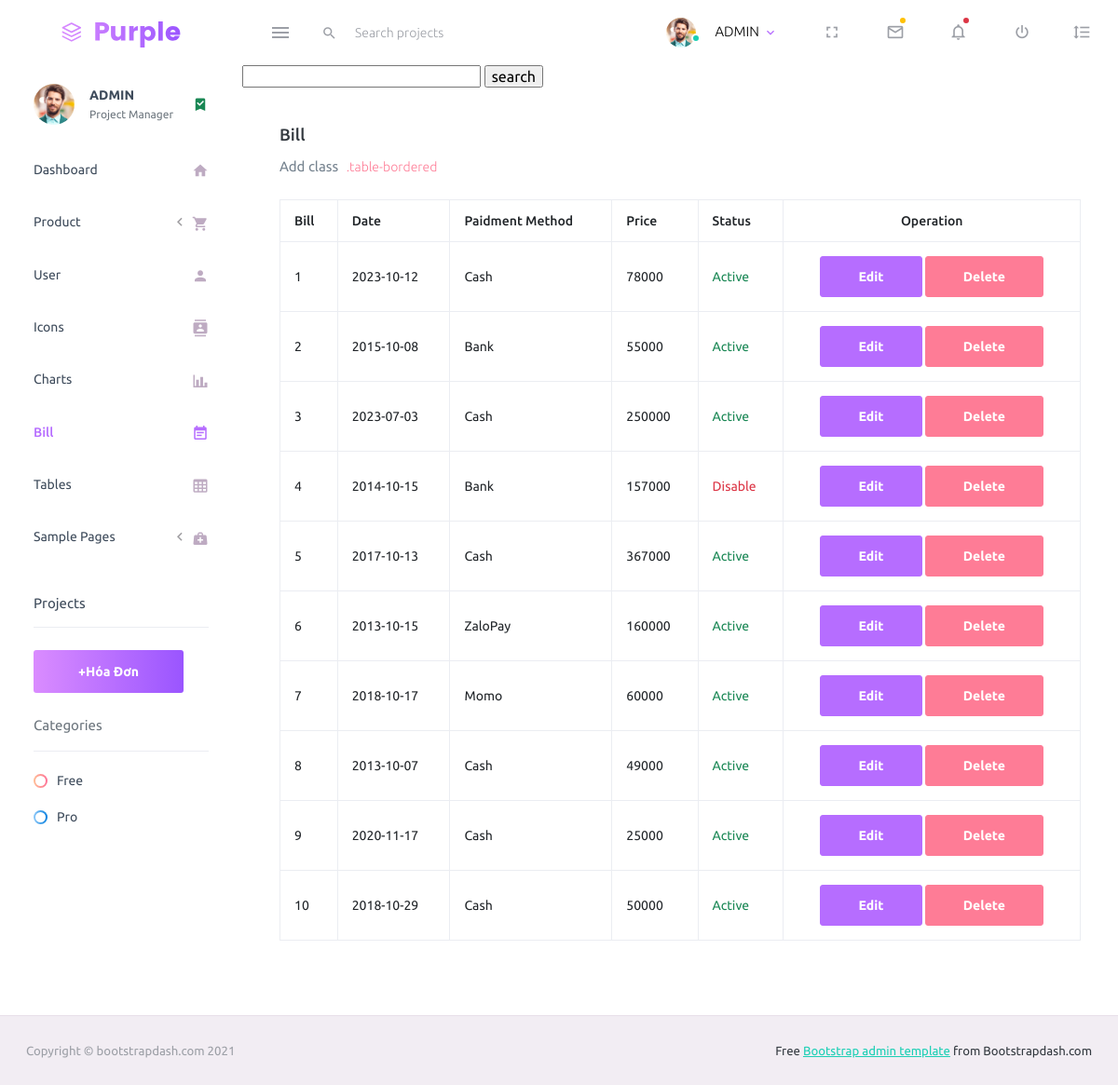
The app's page /pages/bill/bill.php with its own data.
### tables this page shows
CREATE TABLE `bill` (
  `mahd` int(255) NOT NULL,
  `ngay` date DEFAULT NULL,
  `pttt` varchar(255) DEFAULT NULL,
  `gia` int(255) DEFAULT NULL,
  `statu` varchar(255) DEFAULT NULL
);

### compoment/bill_data.php (called while the page is built)
<?php
$sql = "select* from bill";
$result = $db->prepare($sql);
$result->execute();
$dsbill= $result->fetchAll();

### content/partial_bill.php (the view)
<form action="<?php echo($level);?>compoment/search_bill_process.php" method="get">
           <input type="text" name = "search">
           <input type = "submit" name = "submit" value = "search">
        </form><div class="col-lg-12 grid-margin stretch-card">
               <div class="card">
                 <div class="card-body">
                   <h4 class="card-title">Bill</h4>
                   <p class="card-description"> Add class <code>.table-bordered</code>
                   </p>
                   <table class="table table-bordered">
                     <thead>
                       <tr>
                         <th> Bill </th>
                         <th> Date </th>
                         <th> Paidment Method </th>
                         <th> Price </th>
                         <th> Status </th>
                         <th style ="text-align: center">Operation </th>
                       </tr>
                     </thead>
                     <tbody>
                       <?php
                         foreach($dsbill as $bill)
                         {
                           $color='';
                           if($bill['statu']== '1')
                           {
                             $bill['statu']  = 'Active';
                             $color= 'text-success';
                           }
                           if($bill['statu']=='0')
                           {
                             $bill['statu'] = 'Disable';
                             $color = 'text-danger';
                           }
                           echo '<tr>
                             <td>'.$bill['mahd'].'</td>
                             <td>'.$bill['ngay'].'</td>
                             <td>'.$bill['pttt'].'</td>
                             <td>'.$bill['gia'].'</td>
                             <td class="'.$color.'">'.$bill['statu'].'</td>
                             <td style ="text-align: center" ><a href="../form/form_bill_edit.php?smahd='.$bill['mahd'].'" class = "btn btn-primary ">Edit</a>
                                 <a  href="'.$level.'compoment/delete_bill_process.php?smahd='.$bill['mahd'].'"class = "btn btn-danger">Delete</a>   </td>
                           </tr>';?>
                         <?php
                         }
                      ?>
                     </tbody>
                   </table>
                 </div>
               </div>
             </div>

### records on screen
bill: mahd "1", ngay "2023-10-12", pttt "Cash", gia "78000", statu "Active"
bill: mahd "2", ngay "2015-10-08", pttt "Bank", gia "55000", statu "Active"
bill: mahd "3", ngay "2023-07-03", pttt "Cash", gia "250000", statu "Active"
bill: mahd "4", ngay "2014-10-15", pttt "Bank", gia "157000", statu "Disable"
bill: mahd "5", ngay "2017-10-13", pttt "Cash", gia "367000", statu "Active"
bill: mahd "6", ngay "2013-10-15", pttt "ZaloPay", gia "160000", statu "Active"
bill: mahd "7", ngay "2018-10-17", pttt "Momo", gia "60000", statu "Active"
bill: mahd "8", ngay "2013-10-07", pttt "Cash", gia "49000", statu "Active"
bill: mahd "9", ngay "2020-11-17", pttt "Cash", gia "25000", statu "Active"
bill: mahd "10", ngay "2018-10-29", pttt "Cash", gia "50000", statu "Active"
